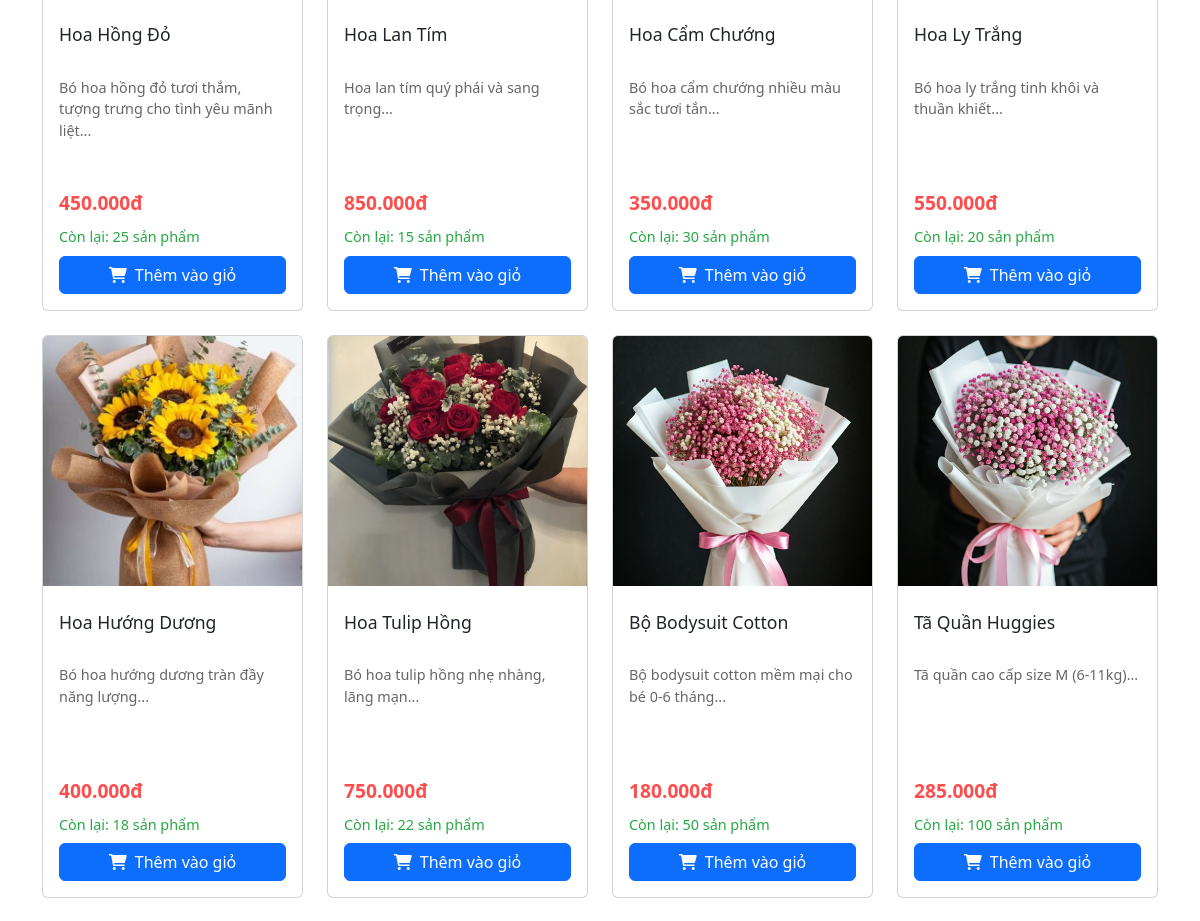
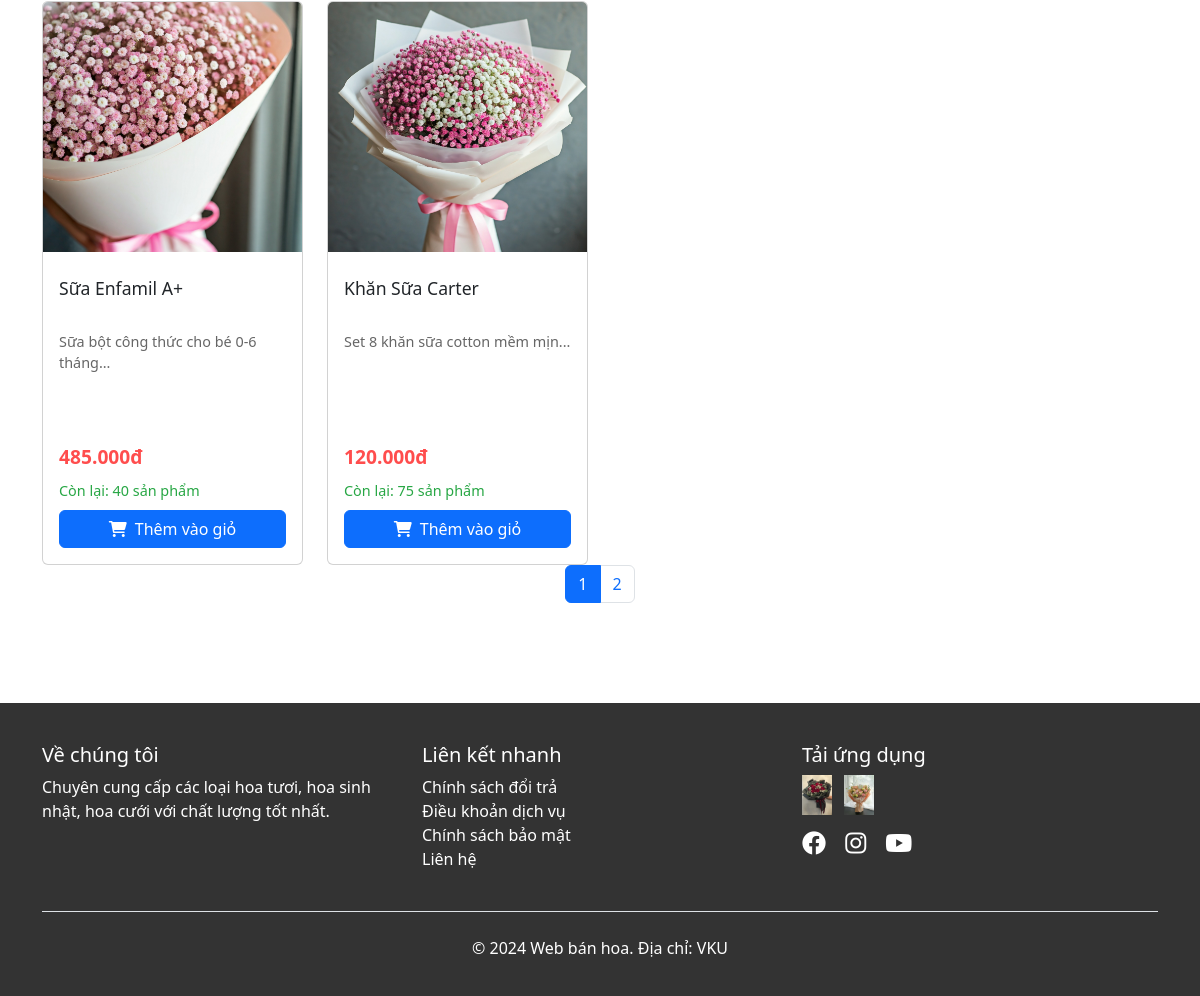
The app's page /cartegory.php (lower part), older data (2 pictures, top to bottom).
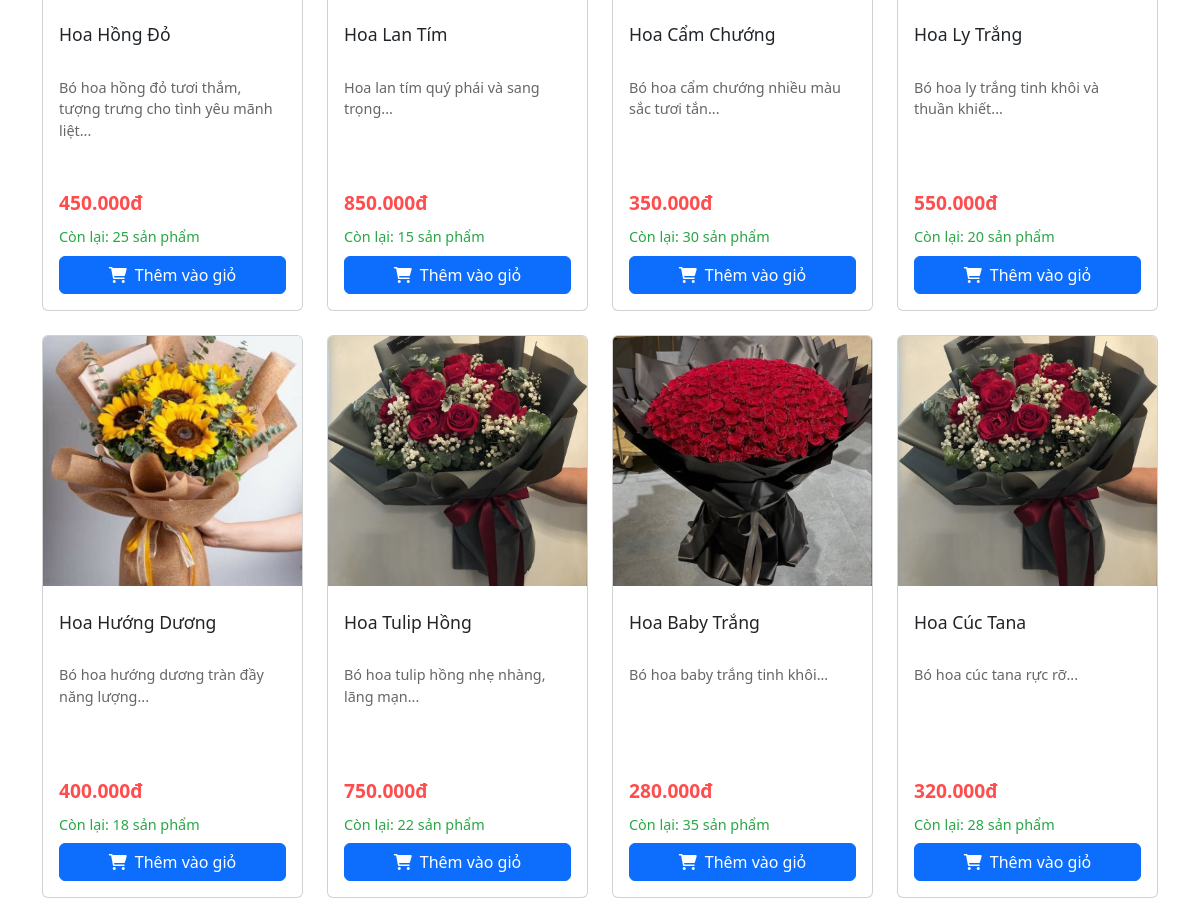
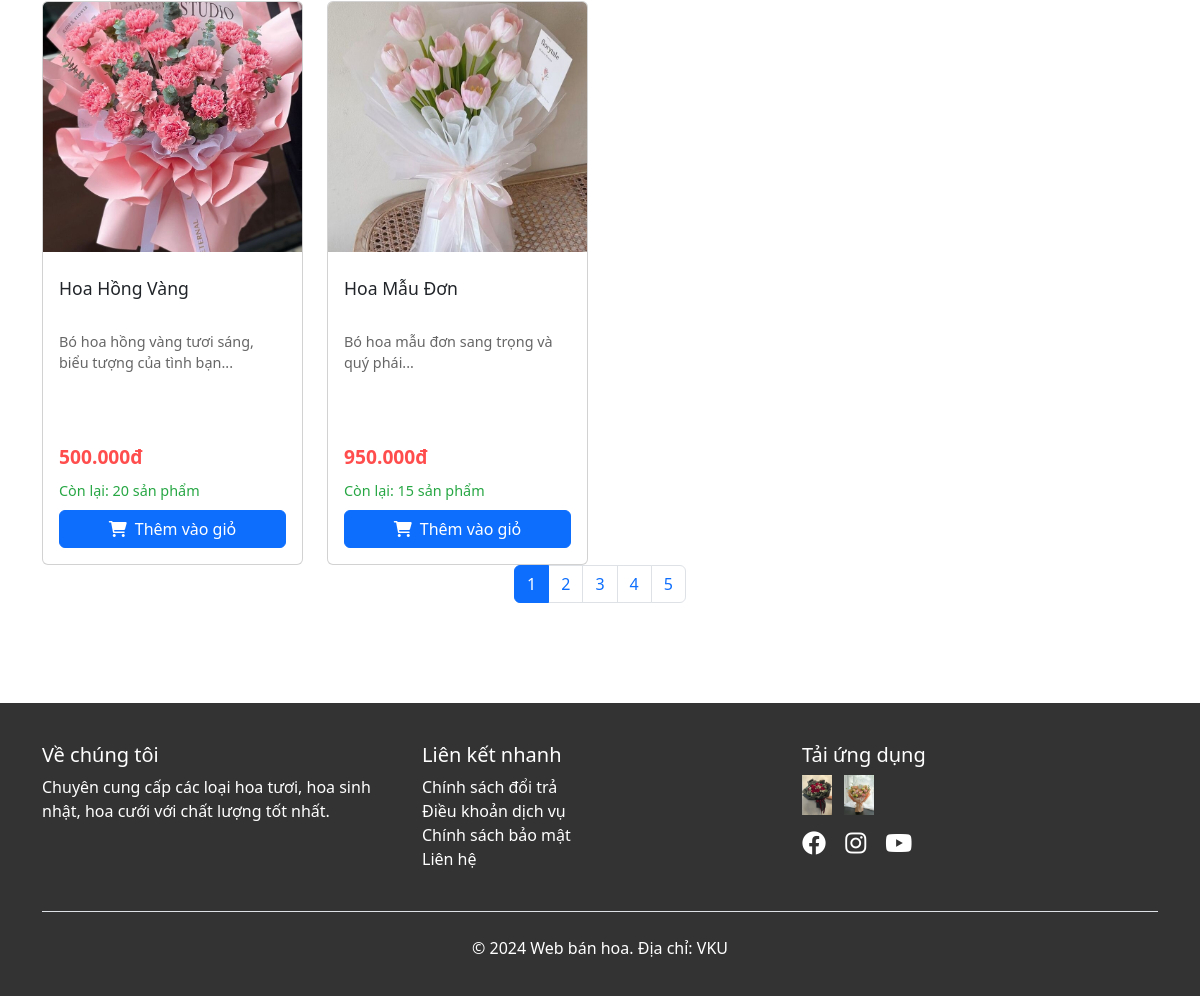
The same page, newer data (2 pictures, top to bottom).
### tables this page shows
CREATE TABLE `products` (
  `id` int NOT NULL,
  `category_id` int DEFAULT NULL,
  `name` varchar(255) NOT NULL,
  `description` text,
  `price` decimal(10,2) NOT NULL,
  `image_url` varchar(255) DEFAULT NULL,
  `stock` int DEFAULT '0',
  `created_at` timestamp NULL DEFAULT CURRENT_TIMESTAMP
);

### cartegory.php (the view, shortened to what this page needs)
<?php
$conn = require_once 'database.php';
$category_id = isset($_GET['category']) ? $_GET['category'] : null;
$limit = 10;
$page = isset($_GET['page']) ? $_GET['page'] : 1;
$offset = ($page - 1) * $limit;
if ($category_id) {
    $stmt = $conn->prepare("SELECT id, category_id, name, description, price, image_url, stock, created_at
                           FROM products
                           WHERE category_id = :category_id
                           LIMIT :limit OFFSET :offset");
    $stmt->bindParam(':category_id', $category_id);
} else {
    $stmt = $conn->prepare("SELECT id, category_id, name, description, price, image_url, stock, created_at
                           FROM products
                           LIMIT :limit OFFSET :offset");
}
$stmt->bindParam(':limit', $limit, PDO::PARAM_INT);
$stmt->bindParam(':offset', $offset, PDO::PARAM_INT);
$stmt->execute();
$products = $stmt->fetchAll();
$total_stmt = $conn->prepare("SELECT COUNT(*) as total FROM products" . ($category_id ? " WHERE category_id = :category_id" : ""));
$total_stmt->execute();
$total_products = $total_stmt->fetch()['total'];
$total_pages = ceil($total_products / $limit);
?>
<!DOCTYPE html>
<html lang="vi">
<head>
    <link href="https://cdn.jsdelivr.net/npm/bootstrap@5.1.3/dist/css/bootstrap.min.css" rel="stylesheet">
    <link rel="stylesheet" href="https://cdnjs.cloudflare.com/ajax/libs/font-awesome/6.0.0/css/all.min.css">
</head>
<body>
    <?php include './layout/header.php'; ?>
    <main>
        <section class="container mb-5">
            <div class="row g-4" id="productsContainer">
                <?php foreach ($products as $product): ?>
                    <div class="col-lg-3 col-md-4 col-sm-6">
                        <div class="card product-card">
                            <a href="./product.php?id=<?php echo $product['id'] ?>" class="product-link">
                                <img src="<?php echo htmlspecialchars($product['image_url']); ?>"
                                    class="card-img-top product-img"
                                    alt="<?php echo htmlspecialchars($product['name']); ?>">
                                <div class="card-body d-flex flex-column">
                                    <h5 class="product-title">
                                        <?php echo htmlspecialchars($product['name']); ?>
                                    </h5>
                                    <p class="product-description">
                                        <?php
                                        echo htmlspecialchars(($product['description'] ?? '') ? substr($product['description'], 0, 100) . '...' : '');
                                        ?>
                                    </p>
                                </div>
                            </a>
                            <div class="card-body d-flex flex-column mt-auto">
                                <p class="price mb-2">
                                    <?php echo number_format($product['price'], 0, ',', '.'); ?>đ
                                </p>
                                <p class="stock mb-2">
                                    Còn lại: <?php echo $product['stock']; ?> sản phẩm
                                </p>
                                <button class="btn btn-primary w-100 add-to-cart"
                                    data-product-id="<?php echo $product['id']; ?>">
                                    <i class="fas fa-shopping-cart me-2"></i>Thêm vào giỏ
                                </button>
                            </div>
                        </div>
                    </div>
                <?php endforeach; ?>
            </div>
            <?php
            function renderPagination($total_pages, $current_page) {
                echo '<nav aria-label="Page navigation">';
                echo '<ul class="pagination justify-content-center">';
                for ($i = 1; $i <= $total_pages; $i++) {
                    $active = $i == $current_page ? 'active' : '';
                    echo "<li class='page-item $active'><a class='page-link' href='?page=$i'>$i</a></li>";
                }
                echo '</ul>';
                echo '</nav>';
            }
            renderPagination($total_pages, $page);
            ?>
        </section>
    </main>
    <?php include './layout/footer.php'; ?>
</body>
</html>

### layout/header.php (shortened to what this page needs)
<link href="https://cdn.jsdelivr.net/npm/bootstrap@5.3.0/dist/css/bootstrap.min.css" rel="stylesheet">
<link href="https://cdnjs.cloudflare.com/ajax/libs/font-awesome/6.0.0/css/all.min.css" rel="stylesheet">

### layout/footer.php (shortened to what this page needs)
<footer class="footer">
    <div class="container">
        <div class="row">
            <div class="col-md-4 mb-4">
                <h5>Về chúng tôi</h5>
                <p>Chuyên cung cấp các loại hoa tươi, hoa sinh nhật, hoa cưới với chất lượng tốt nhất.</p>
            </div>
            <div class="col-md-4 mb-4">
                <h5>Liên kết nhanh</h5>
                <ul class="list-unstyled">
                    <li><a href="#">Chính sách đổi trả</a></li>
                    <li><a href="#">Điều khoản dịch vụ</a></li>
                    <li><a href="#">Chính sách bảo mật</a></li>
                    <li><a href="#">Liên hệ</a></li>
                </ul>
            </div>
            <div class="col-md-4 mb-4">
                <h5>Tải ứng dụng</h5>
                <div class="mb-3">
                    <img src="img/hoa4.jpg" alt="App Store" class="me-2" style="height: 40px;">
                    <img src="img/hoa5.jpg" alt="Google Play" style="height: 40px;">
                </div>
                <div class="social-icons">
                    <a href="#"><i class="fab fa-facebook"></i></a>
                    <a href="#"><i class="fab fa-instagram"></i></a>
                    <a href="#"><i class="fab fa-youtube"></i></a>
                </div>
            </div>
        </div>
        <div class="text-center pt-4 border-top">
            <p>&copy; 2024 Web bán hoa. Địa chỉ: VKU</p>
        </div>
    </div>
</footer>

### cartegory.php (style rules this page uses)
a { text-decoration: none !important; }
.product-card { transition: transform 0.3s; height: 100%; }
.product-img { height: 250px; object-fit: cover; }
.product-title { font-size: 1.1rem; margin: 10px 0; height: 2.4em; overflow: hidden; text-overflow: ellipsis; display: -webkit-box; -webkit-line-clamp: 2; -webkit-box-orient: vertical; }
.product-description { font-size: 0.9rem; color: #666; height: 4.5em; overflow: hidden; text-overflow: ellipsis; display: -webkit-box; -webkit-line-clamp: 3; -webkit-box-orient: vertical; }
.price { color: #ff4d4d; font-weight: bold; font-size: 1.2rem; }
.stock { font-size: 0.9rem; color: #28a745; }
.product-link { color: inherit; text-decoration: none; }

### layout/footer.php (style rules this page uses)
.footer { background-color: #333; color: white; padding: 40px 0 20px; margin-top: 100px; }
.footer a { color: white; text-decoration: none; }
.social-icons i { font-size: 1.5rem; margin-right: 15px; }

Row changes from the older to the newer data that the page shows:
removed products: image_url (picture), name "Bộ Bodysuit Cotton", description "Bộ bodysuit cotton mềm mại cho bé 0-6 tháng...", price "180.000", stock "50"
removed products: image_url (picture), name "Tã Quần Huggies", description "Tã quần cao cấp size M (6-11kg)...", price "285.000", stock "100"
removed products: image_url (picture), name "Sữa Enfamil A+", description "Sữa bột công thức cho bé 0-6 tháng...", price "485.000", stock "40"
removed products: image_url (picture), name "Khăn Sữa Carter", description "Set 8 khăn sữa cotton mềm mịn...", price "120.000", stock "75"
added products: image_url (picture), name "Hoa Baby Trắng", description "Bó hoa baby trắng tinh khôi...", price "280.000", stock "35"
added products: image_url (picture), name "Hoa Cúc Tana", description "Bó hoa cúc tana rực rỡ...", price "320.000", stock "28"
added products: image_url (picture), name "Hoa Hồng Vàng", description "Bó hoa hồng vàng tươi sáng, biểu tượng của tình bạn...", price "500.000", stock "20"
added products: image_url (picture), name "Hoa Mẫu Đơn", description "Bó hoa mẫu đơn sang trọng và quý phái...", price "950.000", stock "15"
Text that changed along with them:
new list line: "3"
new list line: "4"
new list line: "5"
